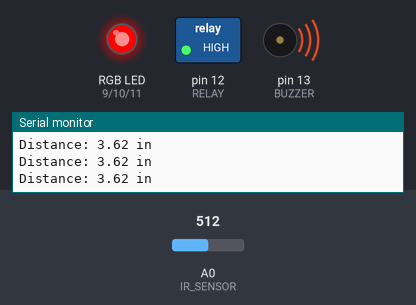
Bench run of a sketch on a simulated Arduino Uno, built with avr-gcc and run on an emulated ATmega328P. Parts: switched loads named in the sketch (green lamp = pin HIGH), an RGB LED mixed from three pins (HIGH = lit), buzzer (waves = sounding), the last lines printed to the serial monitor. The inputs (shaded band) are chosen by the test bench; at power-on: A0 (IR_SENSOR) = 512.

Above: at 1.2 s.
1.3 s: A0 (IR_SENSOR) set to 410
2.8 s: A0 (IR_SENSOR) set to 384
At 2.87 s:
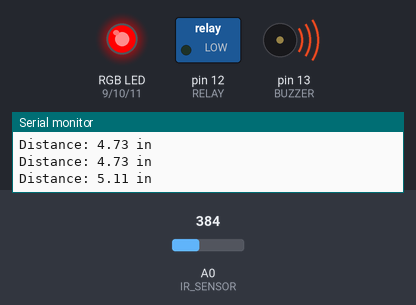
5.8 s: A0 (IR_SENSOR) set to 232
8.8 s: A0 (IR_SENSOR) set to 202
At 9.6 s:
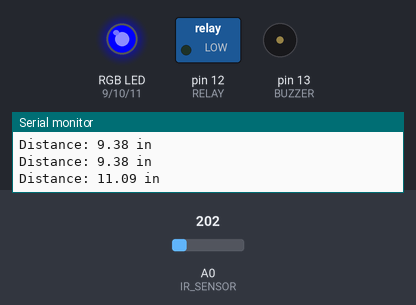
11.8 s: A0 (IR_SENSOR) set to 131
14.8 s: A0 (IR_SENSOR) set to 113
At 15.7 s:
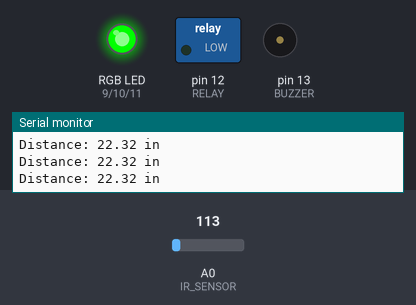
Timing chart, 0 to 17.3 s (numbered marks = the images above; inputs shaded):
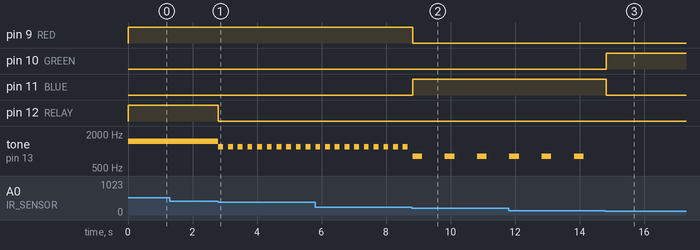

The sketch:

SmartBrake_IR.ino
```cpp
// SmartBrake_IR - Enhanced Backup Sensor with IR & Auto-Braking by vithushanvijey in instructables.com
// Upgrades:
//  1. Sharp GP2Y0A21YK0F IR Distance Sensor
//  2. Relay for automatic braking
//  3. Power switch support

// Pin Definitions
const int IR_SENSOR = A0;     // Sharp IR sensor analog pin
const int RELAY = 12;         // Relay control for auto-braking
const int BUZZER = 13;        // Buzzer pin
const int RED = 9;            // RGB LED pins
const int GREEN = 10;
const int BLUE = 11;

// Configuration
const float CRITICAL_DIST = 5.0;   // 5 inches (activate brake)
const float WARNING_DIST = 10.0;   // 10 inches (warning zone)
const float SAFE_DIST = 20.0;      // 20 inches (safe zone)

void setup() {
  // Initialize pins
  pinMode(IR_SENSOR, INPUT);
  pinMode(RELAY, OUTPUT);
  pinMode(BUZZER, OUTPUT);
  pinMode(RED, OUTPUT);
  pinMode(GREEN, OUTPUT);
  pinMode(BLUE, OUTPUT);

  // Start with safety defaults
  digitalWrite(RELAY, LOW);       // Brake OFF
  digitalWrite(RED, LOW);
  digitalWrite(GREEN, HIGH);      // Start in safe state (green)
  digitalWrite(BLUE, LOW);
  noTone(BUZZER);

  Serial.begin(9600);
  Serial.println("SmartBrake-IR System Ready");
}

void loop() {
  // 1. Read distance from IR sensor
  float distance = getDistance();

  // 2. Print diagnostics (optional)
  Serial.print("Distance: ");
  Serial.print(distance);
  Serial.println(" in");

  // 3. Control system based on distance
  if (distance < CRITICAL_DIST) {
    criticalAlert();    // Activate brake + fast alerts
  }
  else if (distance < WARNING_DIST) {
    warningAlert();     // Fast alerts (no brake)
  }
  else if (distance < SAFE_DIST) {
    cautionAlert();     // Slow alerts
  }
  else {
    safeState();        // Normal operation
  }
}

// Convert IR sensor reading to inches
float getDistance() {
  int raw = analogRead(IR_SENSOR);
  if (raw <= 20) raw = 21;  // Prevent division errors

  // Convert analog reading to inches (calibrated for GP2Y0A21YK0F)
  float volts = raw * (5.0 / 1023.0);
  float distance_cm = 27.728 * pow(volts, -1.2045);  // Datasheet formula
  return distance_cm * 0.3937;  // Convert cm to inches
}

// ---- Alert Functions ---- //
void safeState() {
  digitalWrite(GREEN, HIGH);
  digitalWrite(RED, LOW);
  digitalWrite(BLUE, LOW);
  digitalWrite(RELAY, LOW);   // Ensure brake OFF
  noTone(BUZZER);
  delay(100);  // Sampling stability
}

void cautionAlert() {
  // Slow pulsing blue light + beeps
  digitalWrite(BLUE, HIGH);
  digitalWrite(GREEN, LOW);
  digitalWrite(RED, LOW);
  digitalWrite(RELAY, LOW);

  tone(BUZZER, 800);
  delay(300);
  noTone(BUZZER);
  delay(700);
}

void warningAlert() {
  // Fast red pulses + beeps
  digitalWrite(RED, HIGH);
  digitalWrite(GREEN, LOW);
  digitalWrite(BLUE, LOW);
  digitalWrite(RELAY, LOW);

  tone(BUZZER, 1200);
  delay(150);
  noTone(BUZZER);
  delay(150);
}

void criticalAlert() {
  // Solid red + continuous tone + activate brake
  digitalWrite(RED, HIGH);
  digitalWrite(GREEN, LOW);
  digitalWrite(BLUE, LOW);
  digitalWrite(RELAY, HIGH);  // Engage brake!

  tone(BUZZER, 1500);
  delay(50);  // Minimal delay for responsiveness
}
```

Measured:
- the behaviour switches between 392 and 391 on A0 (IR_SENSOR) (found by bisection; images 0 and 1)
- the behaviour switches between 221 and 220 on A0 (IR_SENSOR) (found by bisection; images 1 and 2)
- the behaviour switches between 124 and 123 on A0 (IR_SENSOR) (found by bisection; images 2 and 3)
- after the input at 2.8 s, pin 12 (RELAY): HIGH → LOW at once; tone on pin 13 (BUZZER): alternates 1200 Hz for 0.15 s and silent for 0.15 s, starting at once
- after the input at 8.8 s, pin 9 (RED): HIGH → LOW at once; pin 11 (BLUE): LOW → HIGH at once; tone on pin 13 (BUZZER): alternates 800 Hz for 0.30 s and silent for 0.70 s, starting at once
- after the input at 14.8 s, pin 10 (GREEN): LOW → HIGH at once; pin 11 (BLUE): HIGH → LOW at once; tone on pin 13 (BUZZER): stops changing and stays silent
